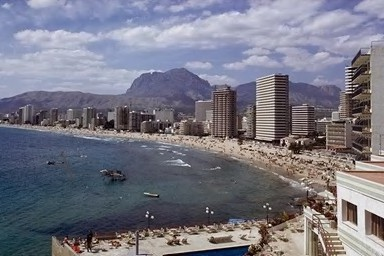
#> input picture backend/services/tamper/TruFor/test_docker/images/pristine1.jpg, 384 x 256 px
$ python -i precompute_ela.py   (imports and definitions only)
#> lines starting #> are read from the running program, lines starting #| are printed output that depends on the picture
"""
precompute_ela.py — One-time ELA cache generation

Location: backend/services/tamper/cloud/

Reads normalized/images/, computes ELA for each, saves to normalized/ela_cache/.
This is THE critical budget-saver: avoids re-computing ELA every epoch.

78K images × 10 epochs = 780K redundant ELA ops eliminated.
One-time cost: ~15-30 min.
"""

import os
import io
import sys
from pathlib import Path
from PIL import Image, ImageChops, ImageEnhance
from concurrent.futures import ProcessPoolExecutor, as_completed
from tqdm import tqdm

SCRIPT_DIR = Path(__file__).parent.resolve()
IMAGES_DIR = SCRIPT_DIR / "normalized" / "images"
ELA_DIR = SCRIPT_DIR / "normalized" / "ela_cache"

# ELA parameters (must match inference service exactly)
ELA_QUALITY = 90
ELA_SCALE = 10


def compute_ela_from_path(img_path, quality=ELA_QUALITY, scale=ELA_SCALE):
    """
    Compute Error Level Analysis for a single image file.
    Returns ELA PIL Image or None on failure.
    """
#> called with quality = 90, scale = 10
    try:
        original = Image.open(img_path).convert("RGB")
#> original is the input picture: PIL image 384x256 RGB; mean R, G, B 119.1, 118.6, 131.4

        # Re-compress at specified quality
        tmp_io = io.BytesIO()
        original.save(tmp_io, "JPEG", quality=quality)
        tmp_io.seek(0)
        compressed = Image.open(tmp_io).convert("RGB")

        # Pixel-level difference
        ela_image = ImageChops.difference(original, compressed)

        # Scale to maximize contrast
        extrema = ela_image.getextrema()
#> extrema = ((0, 4), (0, 2), (0, 3))
        max_diff = max(ex[1] for ex in extrema)
#> max_diff = 4
        if max_diff == 0:
            max_diff = 1

        scale_factor = 255.0 / max_diff
#> scale_factor = 63.75
        ela_image = ImageEnhance.Brightness(ela_image).enhance(scale_factor * scale)
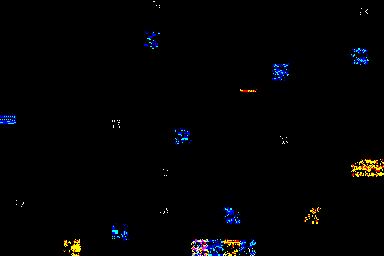
#> ela_image: PIL image 384x256 RGB; mean R, G, B 2.3, 2.5, 3

        # Clean up
        original.close()
        compressed.close()
        tmp_io.close()

        return ela_image

    except Exception as e:
        # Return a black image on failure (rare — corrupted source)
        return Image.new("RGB", (224, 224), (0, 0, 0))


# [86 lines left out: functions process_single_image, main, not called in this run]


# [2 lines not run here, left out]

>>> result = compute_ela_from_path('../TruFor/test_docker/images/pristine1.jpg')
